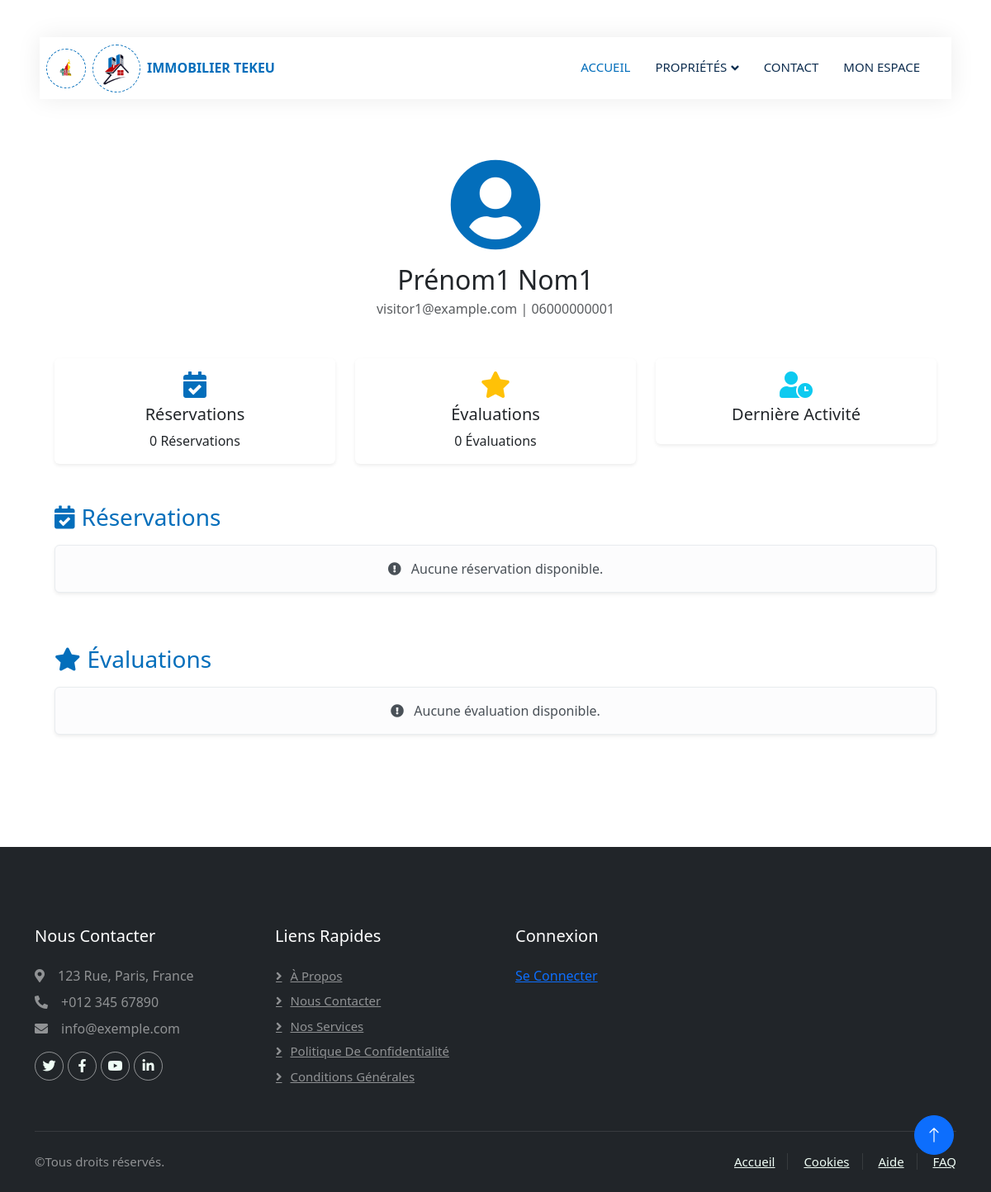
The page /visitor/profile/ (signed in) on the database its author committed.
### rental/models.py (models this page shows, shortened)
class Visitor(models.Model):
    SEX_CHOICES = [
        ('M', 'Masculin'),
        ('F', 'Féminin'),
        ('O', 'Autre'),
    ]
    first_name = models.CharField(max_length=100, verbose_name="Prénom")
    last_name = models.CharField(max_length=100, verbose_name="Nom")
    email = models.EmailField(verbose_name="Email")
    phone_number = models.CharField(max_length=20, verbose_name="Numéro de téléphone")
    address = models.TextField(verbose_name="Adresse")
    sex = models.CharField(max_length=1, choices=SEX_CHOICES, verbose_name="Sexe")
    bio = models.TextField(blank=True, verbose_name="Biographie")
    access_code = models.CharField(max_length=20, unique=True, verbose_name="Code d'accès")
    class Meta:
        verbose_name = "Visiteur"
        verbose_name_plural = "Visiteurs"

### rental/views.py (the view)
# urls.py: path('visitor/profile/', views.visitor_profile, name='visitor_profile'),
def visitor_profile(request):
    visitor_id = request.session.get('visitor_id')
    if visitor_id:
        visitor = get_object_or_404(Visitor, pk=visitor_id)
        return render(request, 'rental/visitor_profile.html', {'visitor': visitor})
    else:
        messages.error(request, 'Veuillez vous connecter pour accéder à votre profil.')
        return redirect('rental:visitor_login')

### templates/rental/visitor_profile.html (shortened to what this page needs)
{% extends 'base.html' %}
{% block content %}
<div class="container-xxl py-4">
    <div class="container">
        <div class="text-center mb-5">
            <i class="fas fa-user-circle fa-7x text-primary mb-3"></i>
            <h2 class="mb-1">{{ visitor.first_name }} {{ visitor.last_name }}</h2>
            <p class="text-muted">{{ visitor.email }} | {{ visitor.phone_number }}</p>
        </div>
        <div class="row text-center mb-5">
            <div class="col-md-4">
                <div class="card shadow-sm border-0">
                    <div class="card-body">
                        <i class="fas fa-calendar-check fa-2x text-primary mb-2"></i>
                        <h5 class="card-title">Réservations</h5>
                        <p class="card-text">{{ visitor.bookingreservation_set.count }} Réservations</p>
                    </div>
                </div>
            </div>
            <div class="col-md-4">
                <div class="card shadow-sm border-0">
                    <div class="card-body">
                        <i class="fas fa-star fa-2x text-warning mb-2"></i>
                        <h5 class="card-title">Évaluations</h5>
                        <p class="card-text">{{ visitor.rating_set.count }} Évaluations</p>
                    </div>
                </div>
            </div>
            <div class="col-md-4">
                <div class="card shadow-sm border-0">
                    <div class="card-body">
                        <i class="fas fa-user-clock fa-2x text-info mb-2"></i>
                        <h5 class="card-title">Dernière Activité</h5>
                    </div>
                </div>
            </div>
        </div>
        <div class="mb-5">
            <h3 class="text-primary mb-3"><i class="fas fa-calendar-check me-2"></i>Réservations</h3>
            <div class="list-group">
                {% if visitor.bookingreservation_set.all %}
                    {% for reservation in visitor.bookingreservation_set.all %}
                        <div class="list-group-item d-flex justify-content-between align-items-center flex-column flex-md-row p-3 mb-2 shadow-sm rounded">
                            <div class="d-flex flex-column mb-3 mb-md-0">
                                <h5 class="mb-1 text-primary">{{ reservation.property.category }} à {{ reservation.property.location }}</h5>
                                <p class="mb-0 text-muted">{{ reservation.property.address }}</p>
                                <small class="text-muted">Réservé le: {{ reservation.date|date:"d/m/Y" }}</small>
                            </div>
                            <div class="text-end d-flex flex-column align-items-center">
                                <span class="badge {{ reservation.is_handled|yesno:'bg-success text-white,bg-danger text-white' }} mb-2">
                                    {{ reservation.is_handled|yesno:'Traitée,Non traitée' }}
                                </span>
                                <span class="badge {{ reservation.property.is_available|yesno:'bg-success text-white,bg-danger text-white' }}">
                                    {{ reservation.property.is_available|yesno:'Disponible,Indisponible' }}
                                </span>
                                <a href="{% url 'rental:property_detail' reservation.property.id %}" class="btn btn-sm btn-outline-primary mt-2">
                                    Détails
                                </a>
                            </div>
                        </div>
                    {% endfor %}
                {% else %}
                    <div class="alert alert-light text-center shadow-sm" role="alert">
                        <i class="fas fa-exclamation-circle me-2"></i> Aucune réservation disponible.
                    </div>
                {% endif %}
            </div>
        </div>
        <div>
            <h3 class="text-primary mb-3"><i class="fas fa-star me-2"></i>Évaluations</h3>
            <div class="list-group">
                {% if visitor.rating_set.all %}
                    {% for rating in visitor.rating_set.all %}
                        <div class="list-group-item d-flex justify-content-between align-items-center flex-column flex-md-row p-3 mb-2 shadow-sm rounded">
                            <div class="d-flex flex-column mb-3 mb-md-0">
                                <h5 class="mb-1 text-primary">{{ rating.property_rated.category }} à {{ rating.property_rated.location }}</h5>
                                <small class="text-muted">Évalué le: {{ rating.created_at|date:"d/m/Y" }}</small>
                            </div>
                            <div class="d-flex flex-column align-items-center">
                                <div class="d-flex align-items-center mb-2">
                                    {% for i in "12345" %}
                                        {% if forloop.counter <= rating.rating %}
                                            <i class="fas fa-star text-warning"></i>
                                        {% else %}
                                            <i class="far fa-star text-muted"></i>
                                        {% endif %}
                                    {% endfor %}
                                </div>
                                <p class="text-muted text-center">{{ rating.comment }}</p>
                            </div>
                        </div>
                    {% endfor %}
                {% else %}
                    <div class="alert alert-light text-center shadow-sm" role="alert">
                        <i class="fas fa-exclamation-circle me-2"></i> Aucune évaluation disponible.
                    </div>
                {% endif %}
            </div>
        </div>
    </div>
</div>
{% endblock %}

### static/css/style.css (style rules this page uses)
:root { --primary: #036ebbff; --secondary: #ba0607ff; --light: #EFFDF5; --dark: #0E2E50; --bs-primary: #036ebbff; }

### rows shown on the page
Visitor: first_name "Prénom1", last_name "Nom1", email "visitor1@example.com", phone_number "06000000001", bookingreservation_set.count "0", rating_set.count "0"
